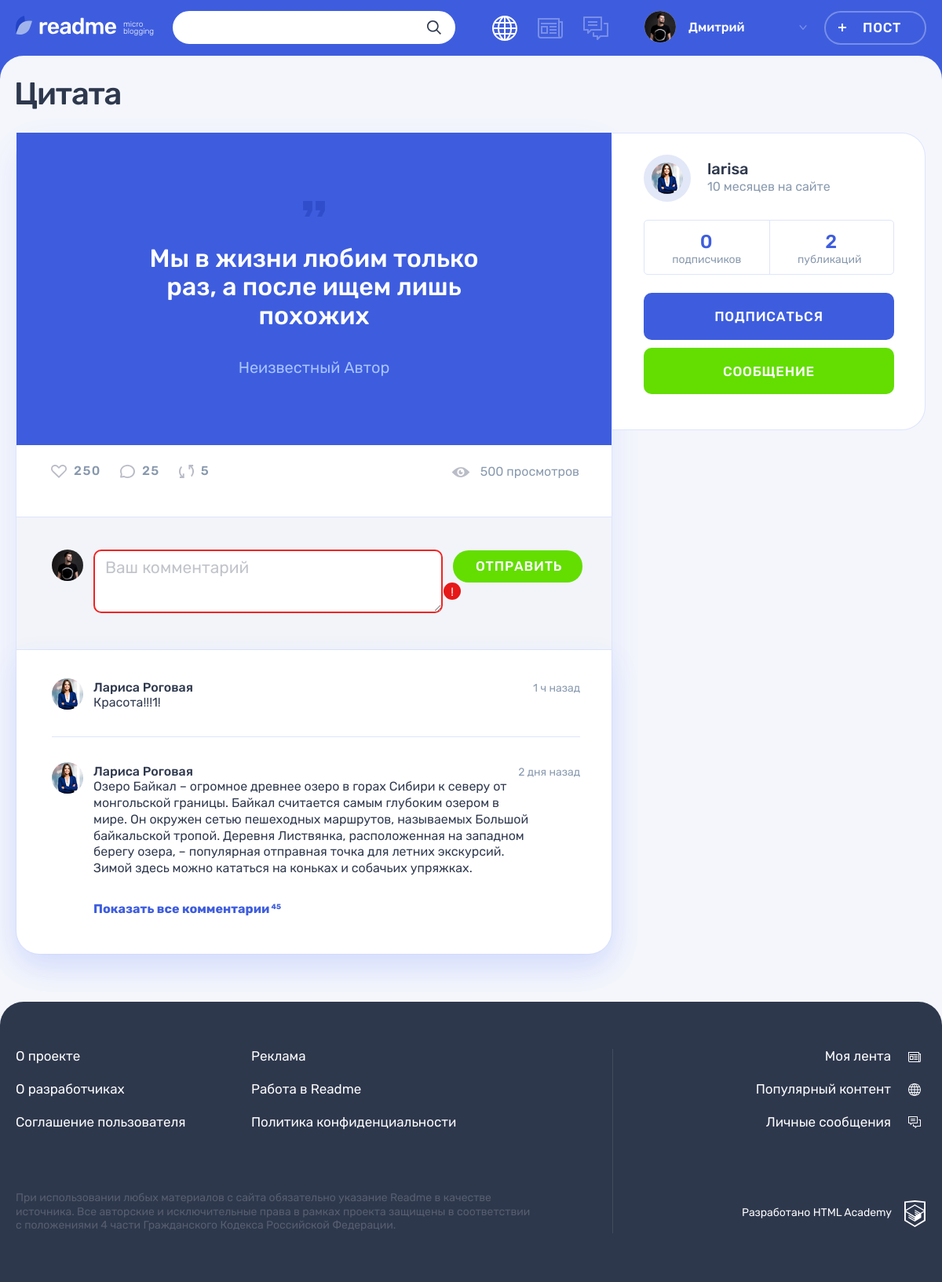
The page /post.php?id=1 on the database its author committed.
### tables this page shows
CREATE TABLE posts (
  id  INT UNSIGNED AUTO_INCREMENT PRIMARY KEY NOT NULL,
  date_add  DATETIME NOT NULL,
  title VARCHAR(128) NOT NULL,
  content TEXT NOT NULL,
  quote_author  VARCHAR(128),
  image VARCHAR(128),
  video VARCHAR(128),
  link  VARCHAR(128),
  views INT UNSIGNED NOT NULL DEFAULT 0,
  post_author_id INT UNSIGNED NOT NULL,
  content_type_id INT UNSIGNED NOT NULL,
  likes_count INT UNSIGNED NOT NULL DEFAULT 0,
  FOREIGN KEY (post_author_id) REFERENCES users(id),
  FOREIGN KEY (content_type_id) REFERENCES content_types(id)
);

CREATE TABLE users (
  id  INT UNSIGNED AUTO_INCREMENT PRIMARY KEY NOT NULL,
  date_add  DATETIME NOT NULL,
  email VARCHAR(128) NOT NULL,
  login VARCHAR(128) NOT NULL,
  password  CHAR(64) NOT NULL,
  avatar  VARCHAR(128),
  UNIQUE INDEX email(email),
  UNIQUE INDEX login(login)
);

### helpers.php (called while the page is built, shortened)
<?php
function get_noun_plural_form(int $number, string $one, string $two, string $many): string
{
    $number = (int)$number;
    $mod10 = $number % 10;
    $mod100 = $number % 100;
    switch (true) {
        default:
            return $many;
    }
}
function include_template($name, array $data = [])
{
    $name = 'templates/' . $name;
    extract($data);
    require $name;
    $result = ob_get_clean();
    return $result;
}

### includes/functions.inc.php (called while the page is built, shortened)
<?php
function select_query($con, $sql, $type = 'all') {
  mysqli_set_charset($con, "utf8");
  $result = mysqli_query($con, $sql) or trigger_error("Ошибка в запросе к базе данных: ".mysqli_error($con), E_USER_ERROR);
  if ($type == 'assoc') {
    return mysqli_fetch_assoc($result);
  }
  if ($type == 'row') {
    return mysqli_fetch_row($result)[0];
  }
  return mysqli_fetch_all($result, MYSQLI_ASSOC);
}
function get_post_interval($post_time, $caption) {
  $current_time = date_create();
  $interval = date_diff(date_create($post_time), $current_time);
  $years = floor($interval->y);
  $months = floor($interval->m);
  $days = floor($interval->d);
  $weeks = floor($days / 7);
  $hours = floor($interval->h);
  $minutes = floor($interval->i);
  if ($years) {
    $time = $years . ' ' . get_noun_plural_form($years, 'год', 'года', 'лет') . ' ' . $caption;
  } else if ($months) {
    $time = $months . ' ' . get_noun_plural_form($months, 'месяц', 'месяца', 'месяцев') . ' ' . $caption;
  } else if ($days > 7) {
    $time = $weeks . ' ' . get_noun_plural_form($weeks, 'неделя', 'недели', 'недель') . ' ' . $caption;
  } else if ($days) {
    $time = $days . ' ' . get_noun_plural_form($days, 'день', 'дня', 'дней') . ' ' . $caption;
  } else if ($hours) {
    $time = $hours . ' ' . get_noun_plural_form($hours, 'час', 'часа', 'часов') . ' ' . $caption;
  } else if ($minutes) {
    $time = $minutes . ' ' . get_noun_plural_form($minutes, 'минута', 'минуты', 'минут') . ' ' . $caption;
  } else {
    $time = 'Только что';
  }
  return $time;
}

### templates/post.php (the view, shortened to what this page needs)
<div class="container">
  <h1 class="page__title page__title--publication"><?= $post['title'] ?></h1>
  <section class="post-details">
    <div class="post-details__wrapper post-photo">
      <div class="post-details__main-block post post--details">
        <?= $post_content ?>
        <div class="post__indicators">
          <div class="post__buttons">
            <a class="post__indicator post__indicator--likes button" href="#" title="Лайк">
              <svg class="post__indicator-icon" width="20" height="17">
                <use xlink:href="#icon-heart"></use>
              </svg>
              <span>250</span>
            </a>
            <a class="post__indicator post__indicator--comments button" href="#" title="Комментарии">
              <svg class="post__indicator-icon" width="19" height="17">
                <use xlink:href="#icon-comment"></use>
              </svg>
              <span>25</span>
            </a>
            <a class="post__indicator post__indicator--repost button" href="#" title="Репост">
              <svg class="post__indicator-icon" width="19" height="17">
                <use xlink:href="#icon-repost"></use>
              </svg>
              <span>5</span>
            </a>
          </div>
          <span class="post__view">500 просмотров</span>
        </div>
        <div class="comments">
          <form class="comments__form form" action="#" method="post">
            <div class="comments__my-avatar">
              <img class="comments__picture" src="img/userpic-medium.jpg" alt="Аватар пользователя">
            </div>
            <div class="form__input-section form__input-section--error">
              <textarea class="comments__textarea form__textarea form__input" placeholder="Ваш комментарий"></textarea>
              <button class="form__error-button button" type="button">!</button>
            </div>
            <button class="comments__submit button button--green" type="submit">Отправить</button>
          </form>
          <div class="comments__list-wrapper">
            <ul class="comments__list">
              <li class="comments__item user">
                <div class="comments__avatar">
                  <a class="user__avatar-link" href="#">
                    <img class="comments__picture" src="img/userpic-larisa.jpg" alt="Аватар пользователя">
                  </a>
                </div>
                <div class="comments__info">
                  <div class="comments__name-wrapper">
                    <a class="comments__user-name" href="#">
                      <span>Лариса Роговая</span>
                    </a>
                    <time class="comments__time" datetime="2019-03-20">1 ч назад</time>
                  </div>
                  <p class="comments__text">
                    Красота!!!1!
                  </p>
                </div>
              </li>
              <li class="comments__item user">
                <div class="comments__avatar">
                  <a class="user__avatar-link" href="#">
                    <img class="comments__picture" src="img/userpic-larisa.jpg" alt="Аватар пользователя">
                  </a>
                </div>
                <div class="comments__info">
                  <div class="comments__name-wrapper">
                    <a class="comments__user-name" href="#">
                      <span>Лариса Роговая</span>
                    </a>
                    <time class="comments__time" datetime="2019-03-18">2 дня назад</time>
                  </div>
                  <p class="comments__text">
                    Озеро Байкал – огромное древнее озеро в горах Сибири к северу от монгольской границы. Байкал считается самым глубоким озером в мире. Он окружен сетью пешеходных маршрутов, называемых Большой байкальской тропой. Деревня Листвянка, расположенная на западном берегу озера, – популярная отправная точка для летних экскурсий. Зимой здесь можно кататься на коньках и собачьих упряжках.
                  </p>
                </div>
              </li>
            </ul>
            <a class="comments__more-link" href="#">
              <span>Показать все комментарии</span>
              <sup class="comments__amount">45</sup>
            </a>
          </div>
        </div>
      </div>
      <div class="post-details__user user">
        <div class="post-details__user-info user__info">
          <div class="post-details__avatar user__avatar">
            <a class="post-details__avatar-link user__avatar-link" href="#">
              <img class="post-details__picture user__picture" src="<?= $post['avatar'] ?>" alt="Аватар пользователя">
            </a>
          </div>
          <div class="post-details__name-wrapper user__name-wrapper">
            <a class="post-details__name user__name" href="#">
              <span><?= $post['login'] ?></span>
            </a>
            <time class="post-details__time user__time" datetime="<?= $post['date_add'] ?>"><?= $registration_time ?></time>
          </div>
        </div>
        <div class="post-details__rating user__rating">
          <p class="post-details__rating-item user__rating-item user__rating-item--subscribers">
            <span class="post-details__rating-amount user__rating-amount"><?= $subscribers_count ?></span>
            <span class="post-details__rating-text user__rating-text">подписчиков</span>
          </p>
          <p class="post-details__rating-item user__rating-item user__rating-item--publications">
            <span class="post-details__rating-amount user__rating-amount"><?= $author_posts_count ?></span>
            <span class="post-details__rating-text user__rating-text">публикаций</span>
          </p>
        </div>
        <div class="post-details__user-buttons user__buttons">
          <button class="user__button user__button--subscription button button--main" type="button">Подписаться</button>
          <a class="user__button user__button--writing button button--green" href="#">Сообщение</a>
        </div>
      </div>
    </div>
  </section>
</div>

### templates/post-quote.php
<div class="post-details__image-wrapper post-quote">
    <div class="post__main">
      <blockquote>
        <p>
          <?= $post['content'] ?>
        </p>
        <?php if ($post['quote_author']): ?>
          <cite><?= $post['quote_author'] ?></cite>
        <?php else: ?>
          <cite>Неизвестный Автор</cite>
        <?php endif; ?>
      </blockquote>
    </div>
</div>

### rows shown on the page
posts: title "Цитата", content "Мы в жизни любим только раз, а после ищем лишь похожих", post_author.avatar (picture), post_author.login "larisa"

### other values the page prints
$user_name "Дмитрий"
$registration_time "10 месяцев на сайте"
$subscribers_count "0"
$author_posts_count "2"
